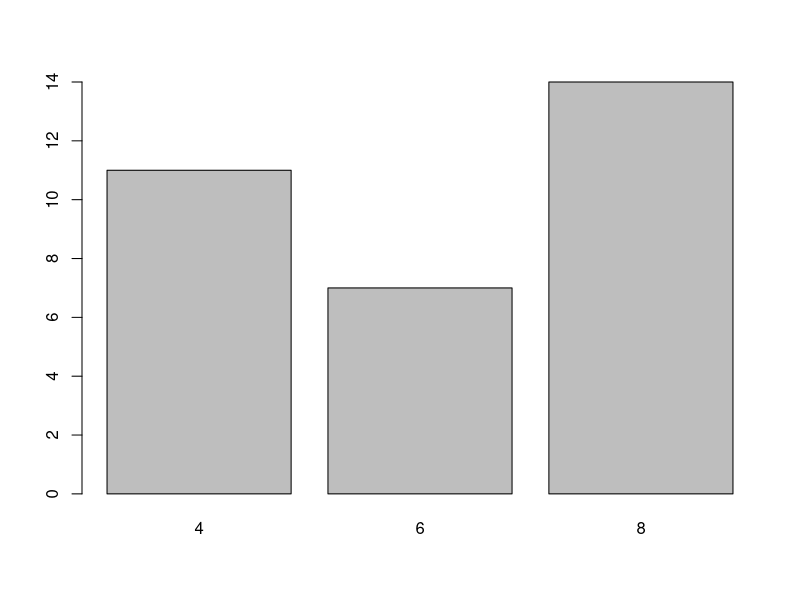
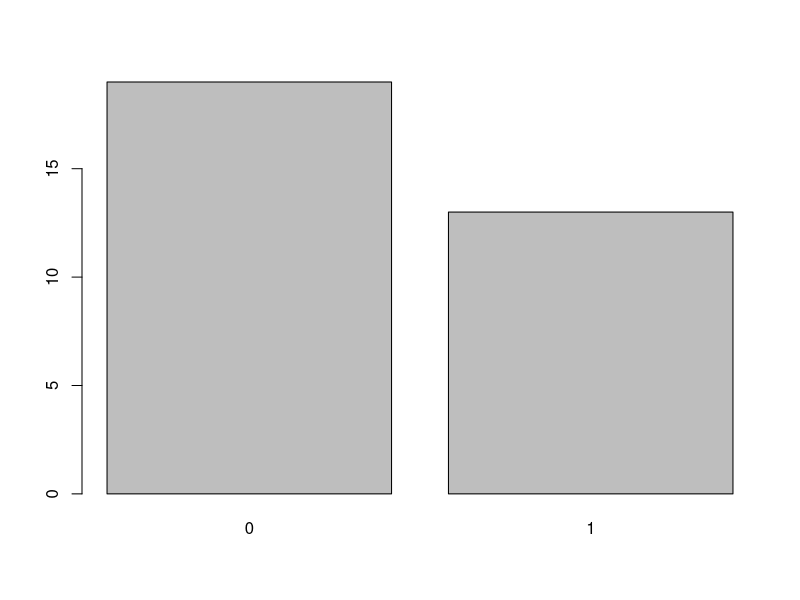
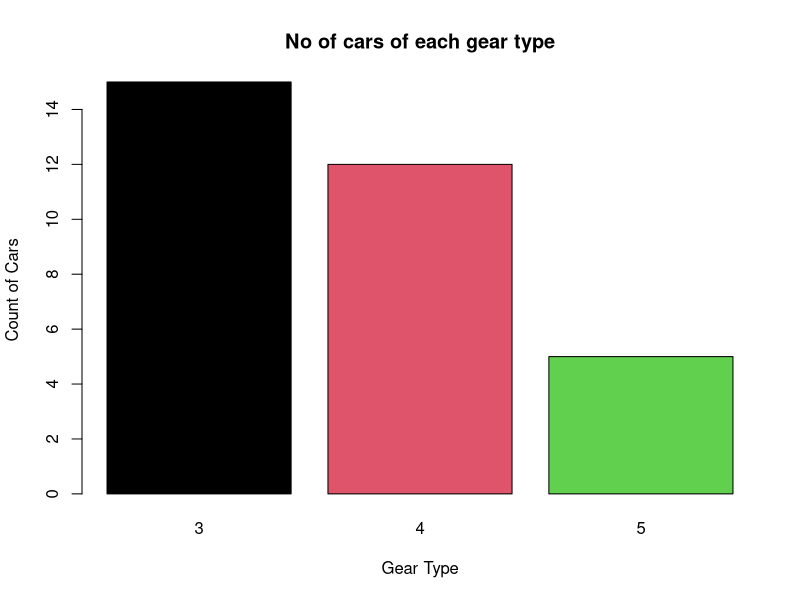
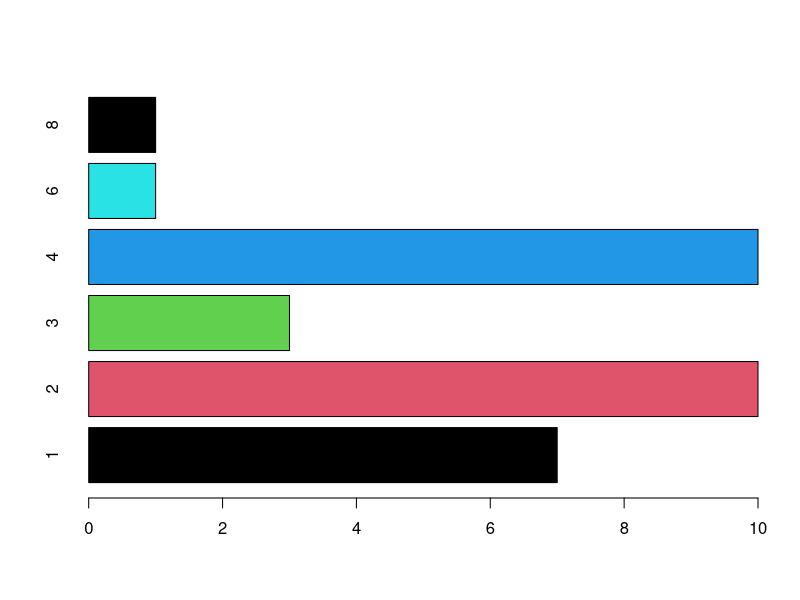

Generate these figures, in order, with R:
# Base Plots in R:

#bar Plot in R----
#count of categories.
#We can build them using the barplot() function available in base R.
View(mtcars)
cylinders = table(mtcars$cyl)
cylinders
barplot(table(mtcars$cyl))

barplot(table(mtcars$am))
barplot(table(mtcars$gear), 
        col=1:3, main='No of cars of each gear type', xlab='Gear Type', ylab='Count of Cars')

c = table(mtcars$carb)
c
barplot(table(mtcars$carb), col=1:5, horiz = T)

#---------------------------------------------------------------------------